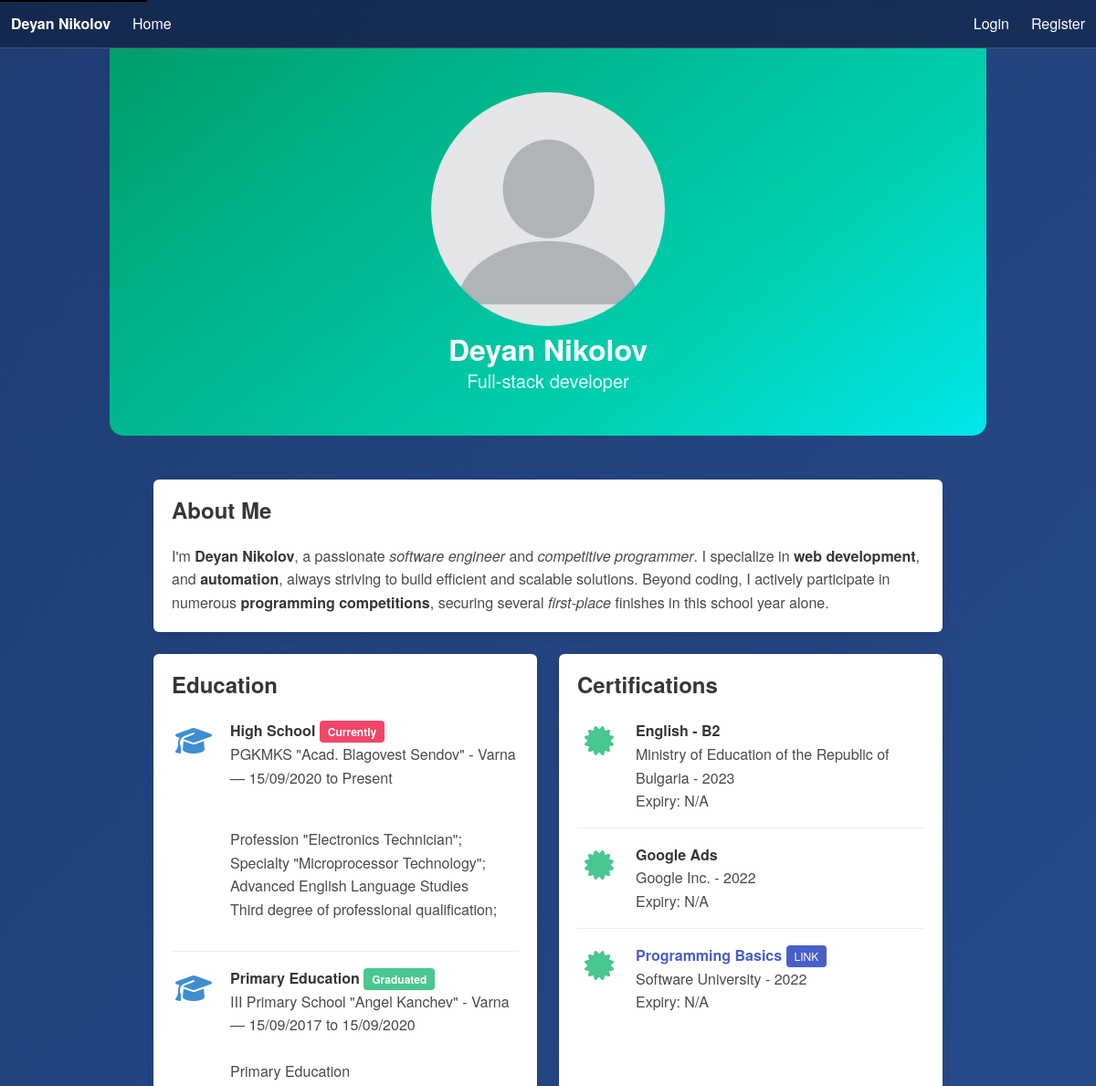
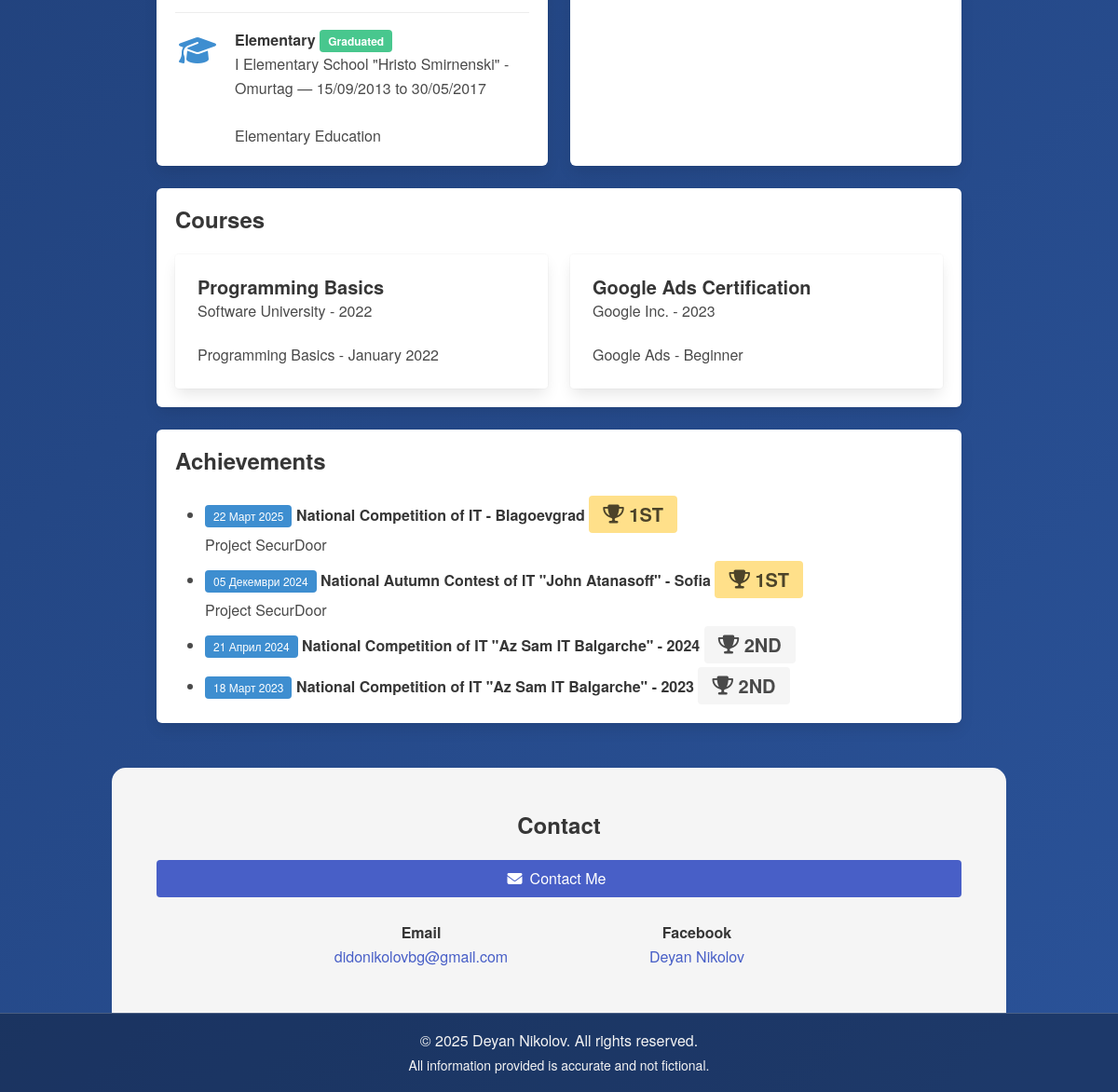
The page / on the database its author committed (2 pictures, top to bottom).
### itbalgarche/models.py (models this page shows, shortened)
class AboutMe(models.Model):
    id = models.UUIDField(primary_key=True, default=uuid.uuid4, editable=False)
    image_name = models.CharField(max_length=255, null=True, blank=True)
    text = models.TextField()
    name = models.CharField(max_length=255)
    underline = models.CharField(max_length=255)
    created_at = models.DateTimeField(auto_now_add=True)
    updated_at = models.DateTimeField(auto_now=True)
    is_active = models.BooleanField(default=True)
    class Meta:
        verbose_name = "About Me"
        verbose_name_plural = "About Me"
        ordering = ['-created_at']

class Education(models.Model):
    id = models.UUIDField(primary_key=True, default=uuid.uuid4, editable=False)
    school_name = models.CharField(max_length=255)
    degree = models.CharField(max_length=255)
    start_date = models.CharField(max_length=255)
    end_date = models.CharField(max_length=255)
    graduated = models.BooleanField(default=False)
    description = models.TextField(default="", null=True, blank=True)
    created_at = models.DateTimeField(auto_now_add=True)
    updated_at = models.DateTimeField(auto_now=True)
    is_active = models.BooleanField(default=True)
    class Meta:
        verbose_name = "Education"
        verbose_name_plural = "Education"
        ordering = ['-created_at']

class Certificate(models.Model):
    id = models.UUIDField(primary_key=True, default=uuid.uuid4, editable=False)
    name = models.CharField(max_length=255)
    issued_by = models.CharField(max_length=255)
    issue_year = models.IntegerField()
    expiration_date = models.DateField(null=True, blank=True)
    link = models.CharField(max_length=255, null=True, blank=True)
    description = models.TextField(default="", null=True, blank=True)
    created_at = models.DateTimeField(auto_now_add=True)
    updated_at = models.DateTimeField(auto_now=True)
    is_active = models.BooleanField(default=True)
    class Meta:
        verbose_name = "Certificate"
        verbose_name_plural = "Certificates"
        ordering = ['-created_at']

class Course(models.Model):
    id = models.UUIDField(primary_key=True, default=uuid.uuid4, editable=False)
    name = models.CharField(max_length=255)
    description = models.TextField(null=True, blank=True, default="")
    instituion = models.CharField(max_length=255)
    course_year = models.IntegerField()
    created_at = models.DateTimeField(auto_now_add=True)
    updated_at = models.DateTimeField(auto_now=True)
    is_active = models.BooleanField(default=True)
    class Meta:
        verbose_name = "Course"
        verbose_name_plural = "Courses"
        ordering = ['-created_at']

class Achievement(models.Model):
    PLACEMENT_CHOICES = (
        ('1st', '1st'),
        ('2nd', '2nd'),
        ('3rd', '3rd'),
        ('4th', '4th'),
    )
    id = models.UUIDField(primary_key=True, default=uuid.uuid4, editable=False)
    name = models.CharField(max_length=255)
    description = models.TextField(null=True, blank=True, default="")
    date = models.DateField()
    placement = models.CharField(max_length=10, choices=PLACEMENT_CHOICES, null=True, blank=True)
    created_at = models.DateTimeField(auto_now_add=True)
    updated_at = models.DateTimeField(auto_now=True)
    is_active = models.BooleanField(default=True)
    class Meta:
        verbose_name = "Achievement"
        verbose_name_plural = "Achievements"
        ordering = ['-created_at']

class ContactData(models.Model):
    id = models.UUIDField(primary_key=True, default=uuid.uuid4, editable=False)
    title = models.CharField(max_length=255)
    link_text = models.CharField(max_length=255)
    link = models.CharField(max_length=255)
    created_at = models.DateTimeField(auto_now_add=True)
    updated_at = models.DateTimeField(auto_now=True)
    is_active = models.BooleanField(default=True)
    class Meta:
        verbose_name = "Contact Data"
        verbose_name_plural = "Contact Data"
        ordering = ['-created_at']

### itbalgarche/views.py (the view)
# urls.py: path("", views.index, name="index"),
def index(request):
    latest_aboutme = AboutMe.objects.filter(is_active=True).latest('created_at')
    latest_education = Education.objects.filter(is_active=True).order_by('-created_at')
    latest_certificate = Certificate.objects.filter(is_active=True).order_by('-created_at')
    latest_course = Course.objects.filter(is_active=True).order_by('-created_at')
    latest_achievement = Achievement.objects.filter(is_active=True).order_by('-date')
    latest_contact = ContactData.objects.filter(is_active=True).order_by('-created_at')
    context = {
        "aboutme": latest_aboutme,
        "education": latest_education,
        "certificate": latest_certificate,
        "course": latest_course,
        "achievement": latest_achievement,
        "contact": latest_contact,
    }
    return render(request, "home/index.html", context)

### templates/home/index.html (shortened to what this page needs)
{% extends "base.html" %}
{% load static %}
{% block content %}
    <section class="hero is-primary is-bold" style="border-bottom-left-radius: 15px; border-bottom-right-radius: 15px;">
        <div class="hero-body">
            <div class="container has-text-centered">
                <figure class="image is-inline-block" style="max-height: 256px; max-width: 256px;">
                    <img class="is-rounded" src="/static/images/{{ aboutme.image_name }}" alt="Profile Picture">
                </figure>
                <h1 class="title">{{ aboutme.name | safe }}
                    <h2 class="subtitle">{{ aboutme.underline | safe }}
            </div>
        </div>
    </section>
    <section class="section">
        <div class="container">
            <div class="columns is-multiline">
                <div class="column is-full">
                    <div class="box">
                        <h2 class="title is-4">About Me</h2>
                        <p>
                            {{ aboutme.text | safe }}
                        </p>
                    </div>
                </div>
                <div class="column is-half is-full-mobile is-flex is-align-items-stretch">
                    <div class="box equal-height">
                        <h2 class="title is-4">Education</h2>
                        {% for edu in education %}
                            <article class="media">
                                <figure class="media-left">
                              <span class="icon is-large has-text-info">
                                <i class="fas fa-graduation-cap fa-2x"></i>
                              </span>
                                </figure>
                                <div class="media-content">
                                    <div class="content">
                                        <p>
                                            <strong>{{ edu.degree }} {% if edu.graduated %}
                                                <tag class="tag is-success">Graduated</tag>{% else %}
                                                <tag class="tag is-danger">Currently</tag>{% endif %}</strong><br>
                                            {{ edu.school_name }} &mdash; {{ edu.start_date }} to
                                            {% if edu.graduated %}{{ edu.end_date }}{% else %}Present{% endif %}<br><br>
                                            {{ edu.description | safe }}
                                        </p>
                                    </div>
                                </div>
                            </article>
                        {% endfor %}
                    </div>
                </div>
                <div class="column is-half is-full-mobile is-flex is-align-items-stretch">
                    <div class="box equal-height">
                        <h2 class="title is-4">Certifications</h2>
                        {% for cert in certificate %}
                            <article class="media">
                                <figure class="media-left">
                               <span class="icon is-large has-text-success">
                                 <i class="fas fa-certificate fa-2x"></i>
                               </span>
                                </figure>
                                <div class="media-content">
                                    <div class="content">
                                        <p>
                                            {% if cert.link %}
                                                <a href="{{ cert.link }}"><strong>{{ cert.name }}</strong>
                                                    <tag class="tag is-link">LINK</tag>
                                                </a>
                                            {% else %}
                                                <strong>{{ cert.name }}</strong>
                                            {% endif %}
                                            <br>
                                            {{ cert.issued_by }} - {{ cert.issue_year }}<br>
                                            Expiry:
                                            {% if cert.expiry_date %}{{ cert.expiry_date }}{% else %}N/A{% endif %}
                                        </p>
                                    </div>
                                </div>
                            </article>
                        {% endfor %}
                    </div>
                </div>
                <div class="column is-full">
                    <div class="box">
                        <h2 class="title is-4">Courses</h2>
                        <div class="columns is-multiline">
                            {% for course in course %}
                                <div class="column is-half is-full-mobile">
                                    <div class="card" style="flex: 1 !important;">
                                        <div class="card-content">
                                            <p class="title is-5">{{ course.name }}</p>
                                            <p class="subtitle is-6">{{ course.instituion }}
                                                - {{ course.course_year }}<br>
                                                {{ course.description | safe }}</p>
                                        </div>
                                    </div>
                                </div>
                            {% endfor %}
                        </div>
                    </div>
                </div>
                <div class="column is-full">
                    <div class="box">
                        <h2 class="title is-4">Achievements</h2>
                        <div class="content">
                            <ul>
                                {% for ach in achievement %}
                                    <li>
                                        <tag class="tag is-info">{{ ach.date }}</tag>
                                        <strong>{{ ach.name }}</strong>  {% if ach.placement %}
                                        {% if ach.placement == "1st" %}
                                            <tag class="tag is-warning is-size-5 is-uppercase has-text-weight-bold"><i
                                                    class="fas fa-trophy"></i>&nbsp;1ST
                                            </tag>
                                        {% elif ach.placement == "2nd" %}
                                            <tag class="tag is-light is-size-5 is-uppercase has-text-weight-bold"><i
                                                    class="fas fa-trophy"></i>&nbsp;2ND
                                            </tag>
                                        {% elif ach.placement == "3rd" %}
                                            <tag class="tag is-info is-size-5 is-uppercase has-text-weight-bold"><i
                                                    class="fas fa-trophy"></i>&nbsp;3RD
                                            </tag>
                                        {% endif %}
                                    {% endif %}
                                        <br>
                                        <span>{{ ach.description | safe }}</span>
                                    </li>
                                {% endfor %}
                            </ul>
                        </div>
                    </div>
                </div>
            </div>
        </div>
    </section>
    <section class="section has-background-light" style="border-top-left-radius: 15px; border-top-right-radius: 15px;">
        <div class="container">
            <h2 class="title is-4 has-text-centered">Contact</h2>
            <a class="button is-link is-fullwidth" id="contact-button" href="/contact-me/">
                <span class="icon is-small">
                    <i class="fas fa-envelope"></i>
                </span>
                <span>Contact Me</span>
            </a>
            <br>
            <div class="columns is-multiline is-centered">
                {% for contact in contact %}
                    <div class="column is-one-third is-full-mobile has-text-centered">
                        <p><strong>{{ contact.title }}</strong><br><a
                                href="{{ contact.link }}">{{ contact.link_text }}</a>
                    </div>
                {% endfor %}
            </div>
        </div>
    </section>
{% endblock %}

### templates/base.html (shortened to what this page needs)
<!DOCTYPE html>
<html lang="en">
<head>
    <link rel="stylesheet" href="https://cdn.jsdelivr.net/npm/bulma@0.9.4/css/bulma.min.css">
    <link rel="stylesheet" href="https://cdnjs.cloudflare.com/ajax/libs/font-awesome/6.4.2/css/all.min.css">
</head>
<body>
<nav class="navbar is-transparent" role="navigation" aria-label="main navigation">
    <div class="navbar-brand">
        <a class="navbar-item navbar-navlink" href="/">
            <strong>Deyan Nikolov</strong>
        </a>
        <a class="navbar-item navbar-navlink" href="/">
            Home
        </a>
    </div>
    <div id="navMenu" class="navbar-menu">
        <div class="navbar-end">
            {% if request.user.is_authenticated %}
                <div class="navbar-item has-dropdown is-hoverable">
                    <a class="navbar-link">{{ request.user.username }}</a>
                    <div class="navbar-dropdown">
                        {% if request.user.is_superuser %}
                            <a class="navbar-item navbar-underlink" href="/contact-forms/">Contacts</a>
                            <a class="navbar-item navbar-underlink" href="/accounts/cv-admin/">CV Admin</a>
                            <a class="navbar-item navbar-underlink" href="/admin/" style="background-color: yellow">Site Admin</a>
                        {% endif %}
                        <a class="navbar-item navbar-underlink" href="{% url 'logout' %}">Logout</a>
                    </div>
                </div>
            {% else %}
                <a class="navbar-item" href="{% url 'login' %}">Login</a>
                <a class="navbar-item" href="{% url 'register' %}">Register</a>
            {% endif %}
        </div>
    </div>
</nav>
<main id="main" class="main-container">
    <div class="container">
        {% block content %}{% endblock %}
    </div>
</main>
<footer class="footer">
    <div class="content has-text-centered">
        <p>&copy; {% now "Y" %} Deyan Nikolov. All rights reserved.<br>
            <small>All information provided is accurate and not fictional.</small></p>
    </div>
</footer>
</body>
</html>

### templates/home/index.html (style rules this page uses)
.equal-height { flex: 1; }

### templates/base.html (style rules this page uses)
body { background: linear-gradient(135deg, #1e3c72, #2a5298); color: #f4f4f4; min-height: 100vh; display: flex; flex-direction: column; font-family: 'Helvetica Neue', Helvetica, Arial, sans-serif; line-height: 1.6; margin: 0; }
a { transition: color 0.3s ease; }
.navbar { background: rgba(0, 0, 0, 0.3); backdrop-filter: blur(10px); border-bottom: 1px solid rgba(255, 255, 255, 0.2); }
.navbar a.navbar-item, .navbar a.navbar-link { color: #ffffff; }
.main-container { flex: 1; }
.container { max-width: 960px; margin: auto; }
.footer { background: rgba(0, 0, 0, 0.3); padding: 1rem; text-align: center; border-top: 1px solid rgba(255, 255, 255, 0.2); }

### rows shown on the page
AboutMe: image_name (placeholder picture), name "Deyan Nikolov", underline "Full-stack developer", text "I'm Deyan Nikolov , a passionate software engineer and competitive programmer . I specialize in web development , and automation , always striving to build efficient and scalable solutions. Beyond coding, I actively participate in numerous programming competitions , securing several first-place finishes in this school year alone."
Education: degree "High School", graduated "Currently", school_name "PGKMKS \"Acad. Blagovest Sendov\" - Varna", start_date "15/09/2020", description "Profession \"Electronics Technician\"; Specialty \"Microprocessor Technology\"; Advanced English Language Studies Third degree of professional qualification;"
Education: degree "Primary Education", graduated "Graduated", school_name "III Primary School \"Angel Kanchev\" - Varna", start_date "15/09/2017", end_date "15/09/2020", description "Primary Education"
Education: degree "Elementary", graduated "Graduated", school_name "I Elementary School \"Hristo Smirnenski\" - Omurtag", start_date "15/09/2013", end_date "30/05/2017", description "Elementary Education"
Certificate: name "English - B2", issued_by "Ministry of Education of the Republic of Bulgaria", issue_year "2023"
Certificate: name "Google Ads", issued_by "Google Inc.", issue_year "2022"
Certificate: name "Programming Basics", issued_by "Software University", issue_year "2022"
Course: name "Programming Basics", instituion "Software University", course_year "2022", description "Programming Basics - January 2022"
Course: name "Google Ads Certification", instituion "Google Inc.", course_year "2023", description "Google Ads - Beginner"
Achievement: date "22 Март 2025", name "National Competition of IT - Blagoevgrad", placement "1ST", description "Project SecurDoor"
Achievement: date "05 Декември 2024", name "National Autumn Contest of IT \"John Atanasoff\" - Sofia", placement "1ST", description "Project SecurDoor"
Achievement: date "21 Април 2024", name "National Competition of IT \"Az Sam IT Balgarche\" - 2024", placement "2ND"
Achievement: date "18 Март 2023", name "National Competition of IT \"Az Sam IT Balgarche\" - 2023", placement "2ND"
ContactData: title "Email", link_text "didonikolovbg@gmail.com"
ContactData: title "Facebook", link_text "Deyan Nikolov"
